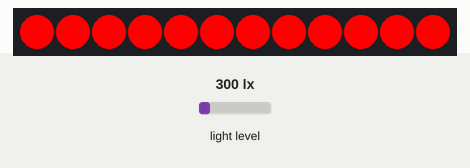
The sketch below on a simulated Arduino Uno, built with avr-gcc and run on an emulated ATmega328P. Parts: 12 RGB LEDs in strip order, left to right. Inputs (shaded band) come from the test bench; at power-on: light level 300 lx.

Above: at 0.1 s.
At 1.1 s:
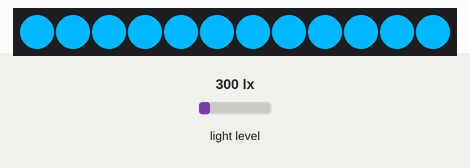
At 3.1 s:
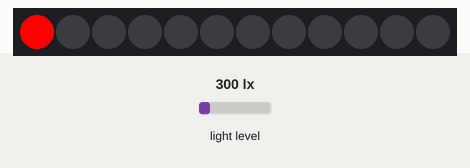
At 6.1 s:
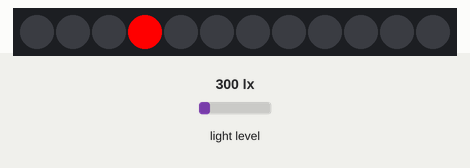
At 9.1 s:
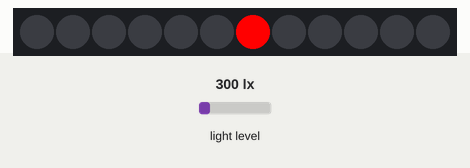
At 12.1 s:
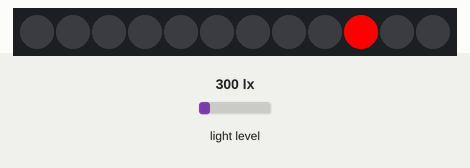

The sketch:

rgb_led.ino
```cpp
// generated by mBlock5 for mBot Ranger
// codes make you happy

#include <Arduino.h>
#include <Wire.h>
#include <SoftwareSerial.h>
#include <MeAuriga.h>

MeLightSensor lightsensor_12(12);
MeRGBLed rgbled_0(0, 12);

void _delay(float seconds) {
  if(seconds < 0.0){
    seconds = 0.0;
  }
  long endTime = millis() + seconds * 1000;
  while(millis() < endTime) _loop();
}

void setup() {
  randomSeed((unsigned long)(lightsensor_12.read() * 123456));
  rgbled_0.setpin(44);
  rgbled_0.fillPixelsBak(0, 2, 1);

  rgbled_0.setColor(0,255,0,0);
  rgbled_0.show();
  _delay(1);
  rgbled_0.setColor(0,0,0,0);
  rgbled_0.show();

  rgbled_0.setColor(0,0,182,255);
  rgbled_0.show();
  _delay(1);
  rgbled_0.setColor(0,0,0,0);
  rgbled_0.show();

  rgbled_0.setColor(0,255,0,0);
  rgbled_0.show();
  _delay(1);
  rgbled_0.setColor(0,0,0,0);
  rgbled_0.show();

  rgbled_0.setColor(1,255,0,0);
  rgbled_0.show();
  _delay(1);
  rgbled_0.setColor(1,0,0,0);
  rgbled_0.show();

  rgbled_0.setColor(2,255,0,0);
  rgbled_0.show();
  _delay(1);
  rgbled_0.setColor(2,0,0,0);
  rgbled_0.show();

  rgbled_0.setColor(3,255,0,0);
  rgbled_0.show();
  _delay(1);
  rgbled_0.setColor(3,0,0,0);
  rgbled_0.show();

  rgbled_0.setColor(4,255,0,0);
  rgbled_0.show();
  _delay(1);
  rgbled_0.setColor(4,0,0,0);
  rgbled_0.show();

  rgbled_0.setColor(5,255,0,0);
  rgbled_0.show();
  _delay(1);
  rgbled_0.setColor(5,0,0,0);
  rgbled_0.show();

  rgbled_0.setColor(6,255,0,0);
  rgbled_0.show();
  _delay(1);
  rgbled_0.setColor(6,0,0,0);
  rgbled_0.show();

  rgbled_0.setColor(7,255,0,0);
  rgbled_0.show();
  _delay(1);
  rgbled_0.setColor(7,0,0,0);
  rgbled_0.show();

  rgbled_0.setColor(8,255,0,0);
  rgbled_0.show();
  _delay(1);
  rgbled_0.setColor(8,0,0,0);
  rgbled_0.show();

  rgbled_0.setColor(9,255,0,0);
  rgbled_0.show();
  _delay(1);
  rgbled_0.setColor(9,0,0,0);
  rgbled_0.show();

  rgbled_0.setColor(10,255,0,0);
  rgbled_0.show();
  _delay(1);
  rgbled_0.setColor(10,0,0,0);
  rgbled_0.show();

}

void _loop() {
}

void loop() {
  _loop();
}
```

Measured:
- what the display in image 1 shows lasts 1.0 s, from 1.0 s to 2.0 s
